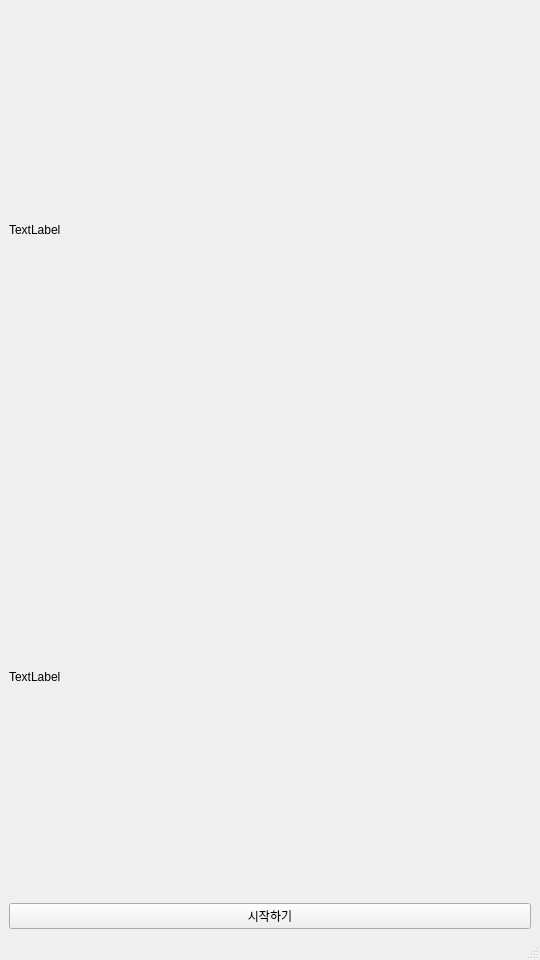
<?xml version="1.0" encoding="UTF-8"?>
<ui version="4.0">
 <class>MainWindow</class>
 <widget class="QMainWindow" name="MainWindow">
  <property name="geometry">
   <rect>
    <x>0</x>
    <y>0</y>
    <width>540</width>
    <height>960</height>
   </rect>
  </property>
  <property name="windowTitle">
   <string>MainWindow</string>
  </property>
  <widget class="QWidget" name="centralwidget">
   <layout class="QGridLayout" name="gridLayout">
    <item row="2" column="0">
     <widget class="QLabel" name="label_2">
      <property name="minimumSize">
       <size>
        <width>0</width>
        <height>250</height>
       </size>
      </property>
      <property name="text">
       <string>TextLabel</string>
      </property>
     </widget>
    </item>
    <item row="3" column="0">
     <widget class="QPushButton" name="pushButton">
      <property name="text">
       <string>시작하기</string>
      </property>
     </widget>
    </item>
    <item row="1" column="0">
     <widget class="QLabel" name="label">
      <property name="text">
       <string>TextLabel</string>
      </property>
     </widget>
    </item>
   </layout>
  </widget>
  <widget class="QMenuBar" name="menubar">
   <property name="geometry">
    <rect>
     <x>0</x>
     <y>0</y>
     <width>540</width>
     <height>22</height>
    </rect>
   </property>
  </widget>
  <widget class="QStatusBar" name="statusbar"/>
 </widget>
 <resources/>
 <connections/>
</ui>
